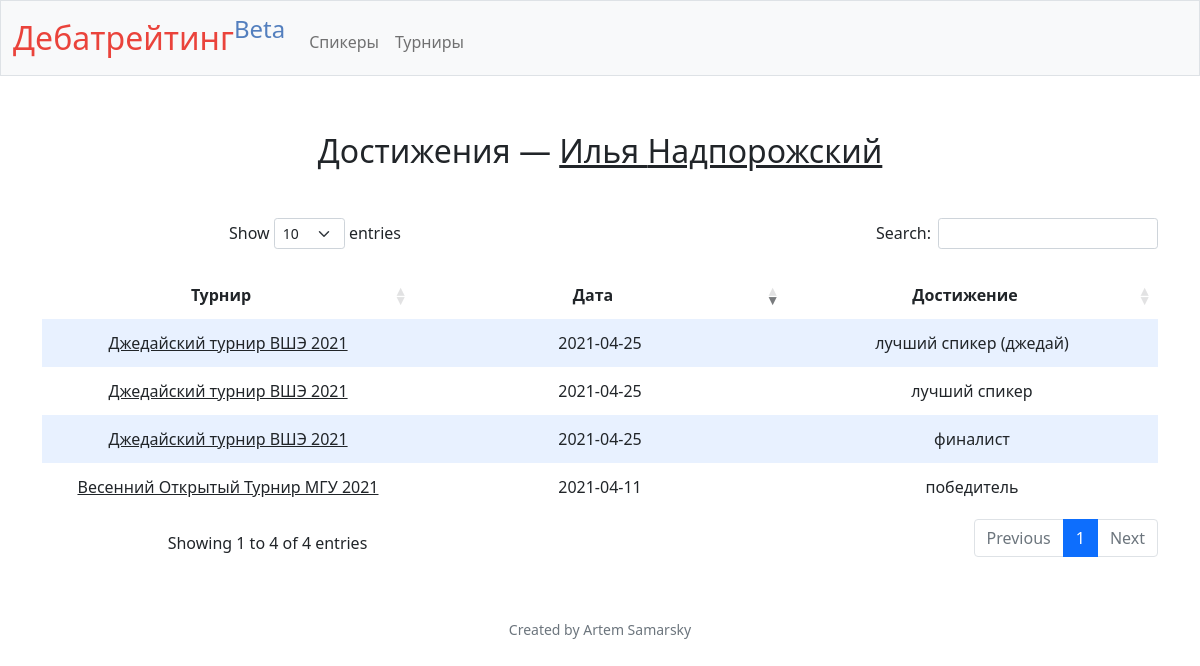
Screenshot of /achievements?id=23 with the database file from the repository.
### tables this page shows
CREATE TABLE speakers (
    id INTEGER PRIMARY KEY AUTOINCREMENT NOT NULL,
    first_name TEXT NOT NULL,
    last_name TEXT NOT NULL,
    middle_name TEXT,
    society_id INTEGER,
    speaker_score NUMERIC NOT NULL DEFAULT 70,
    rating INTEGER NOT NULL DEFAULT 1500,
    ranking_by_speaks INTEGER,
    ranking_by_rating INTEGER,
    shown INTEGER NOT NULL DEFAULT 1,
    FOREIGN KEY (society_id) REFERENCES societies(id)
);

CREATE TABLE achievements (
    id INTEGER PRIMARY KEY AUTOINCREMENT NOT NULL,
    tournament_id INTEGER NOT NULL,
    speaker_id INTEGER NOT NULL,
    type TEXT NOT NULL,
    name TEXT,
    break_category INTEGER,
    speaker_category INTEGER,
    debate_id INTEGER,
    FOREIGN KEY(tournament_id) REFERENCES tournaments(id),
    FOREIGN KEY(speaker_id) REFERENCES speakers(id),
    FOREIGN KEY(break_category) REFERENCES break_categories(id),
    FOREIGN KEY(speaker_category) REFERENCES speaker_categories(id),
    FOREIGN KEY(debate_id) REFERENCES debates(id)
);

CREATE TABLE tournaments (
    id INTEGER PRIMARY KEY AUTOINCREMENT NOT NULL,
    name TEXT NOT NULL,
    short_name TEXT NOT NULL,
    slug TEXT,
    domain TEXT,
    average_rating INTEGER,
    page TEXT,
    date TEXT NOT NULL,
    type TEXT NOT NULL
);

### app.py (the view)
@app.route("/achievements", methods=["GET", "POST"])
def achievement_list():
    if not request.args.get("id"):
            return apology("must provide speaker id", 400)
    id = request.args.get("id")
    speaker = db.execute(f"SELECT * FROM speakers WHERE id = {id}")[0]
    achievements = db.execute(f"SELECT a.*, bc.name AS break_category_name, t.name AS tournament_name, t.date AS date FROM achievements a LEFT JOIN break_categories bc ON a.break_category = bc.id LEFT JOIN tournaments t ON a.tournament_id = t.id WHERE speaker_id = {id} ORDER BY id DESC")
    return render_template("speaker/achievements.html", achievements=achievements, speaker=speaker)

### app.py (called while the page is built)
@app.after_request
def after_request(response):
    response.headers["Cache-Control"] = "no-cache, no-store, must-revalidate"
    response.headers["Expires"] = 0
    response.headers["Pragma"] = "no-cache"
    return response

### templates/speaker/achievements.html (shortened to what this page needs)
{% extends "layout.html" %}
{% block main %}
    <h2 class="mb-5 mt-2">Достижения — <a href="/speaker?id={{ speaker["id"] }}">{{ speaker["first_name"] }} {{ speaker["last_name"] }}</a></h2>
    <div class="container">
        <div class="col">
            <table id="achievements" class="table table-striped" style="width:100%">
                <thead>
                    <tr>
                        <th style="width: 30%">Турнир</th>
                        <th style="width: 30%">Дата</th>
                        <th style="width: 30%">Достижение</th>
                    </tr>
                </thead>
                <tbody>
                    {% for achievement in achievements %}
                        <tr>
                            <td>
                                <a href="/tournament?id={{ achievement["tournament_id"] }}">{{ achievement["tournament_name"] }}</a>
                            </td>
                            <td>
                                {{ achievement["date"] }}
                            </td>
                            <td>
                                {{ achievement["name"] }}
                            </td>
                        </tr>
                    {% endfor %}
                </tbody>
            </table>
        </div>
    </div>
{% endblock %}

### static/styles.css (style rules this page uses)
table { background-color: transparent; margin-bottom: 1rem; width: 100%; }
table a { color: #212529; }
h2 a { color: #212529; }
table th, table td { padding: 0.75rem; vertical-align: middle; }
.container { margin-left: auto; margin-right: auto; text-align: center; width: 100%; }
table.dataTable td, table.dataTable th { padding: 0.75rem; }
table.dataTable thead th, table.dataTable thead td, table.dataTable tbody th, table.dataTable tbody td, table.dataTable tfoot th, table.dataTable tfoot td { text-align: center; }
tbody tr:nth-of-type(odd) { background-color: rgb(179, 208, 255, 0.3) }
table.dataTable.table-striped > tbody > tr.odd > * { box-shadow: inset 0 0 0 9999px rgba(179, 208, 255, 0.3); }
table.dataTable.table-striped th, table.dataTable.table-striped td { border-bottom: none; }

### rows the page displays
speakers: first_name "Илья", last_name "Надпорожский"
achievements: tournament_name "Джедайский турнир ВШЭ 2021", date "2021-04-25", name "лучший спикер (джедай)"
achievements: tournament_name "Джедайский турнир ВШЭ 2021", date "2021-04-25", name "лучший спикер"
achievements: tournament_name "Джедайский турнир ВШЭ 2021", date "2021-04-25", name "финалист"
achievements: tournament_name "Весенний Открытый Турнир МГУ 2021", date "2021-04-11", name "победитель"
